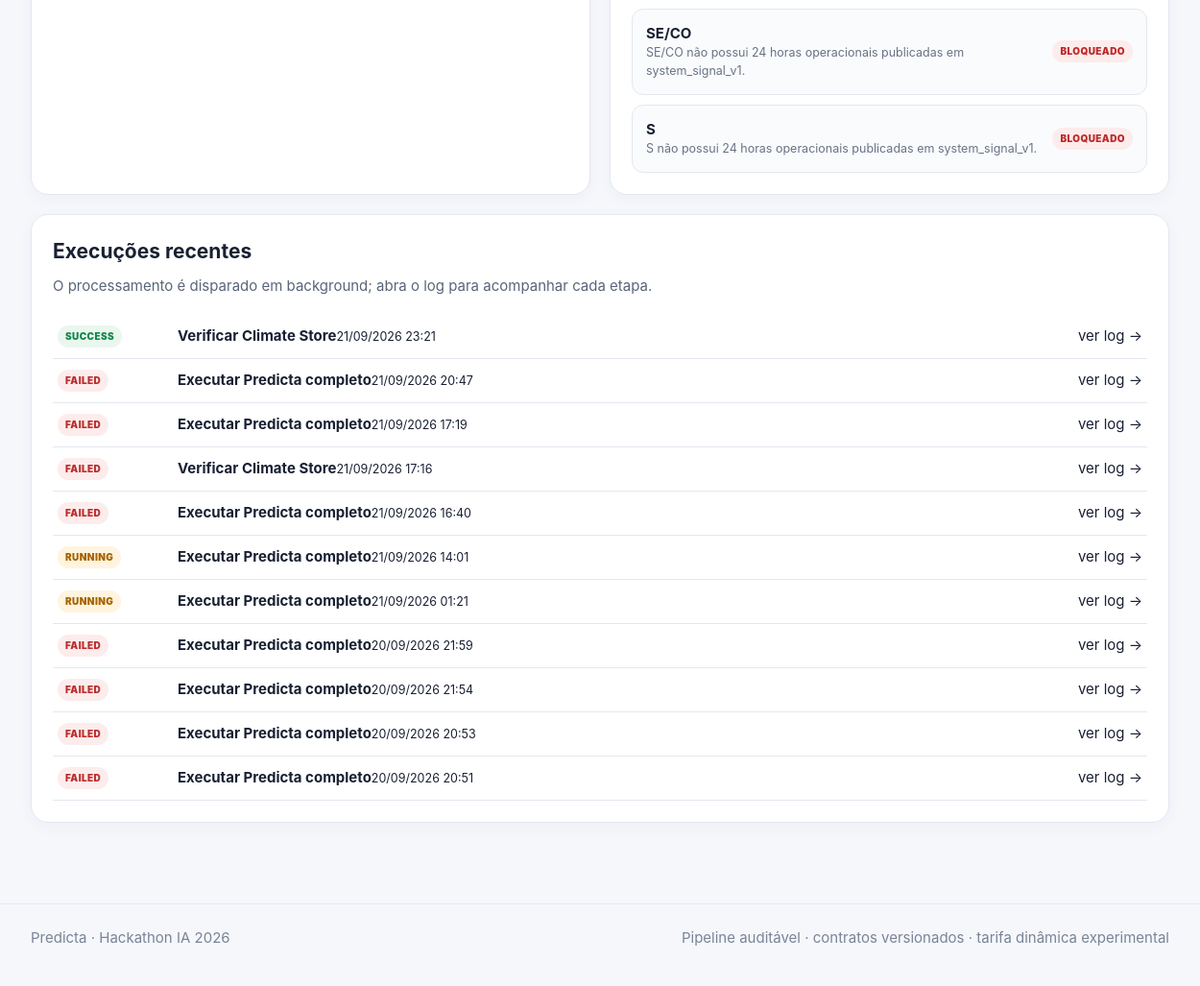
The app's page /automacao/ (lower part), older data.
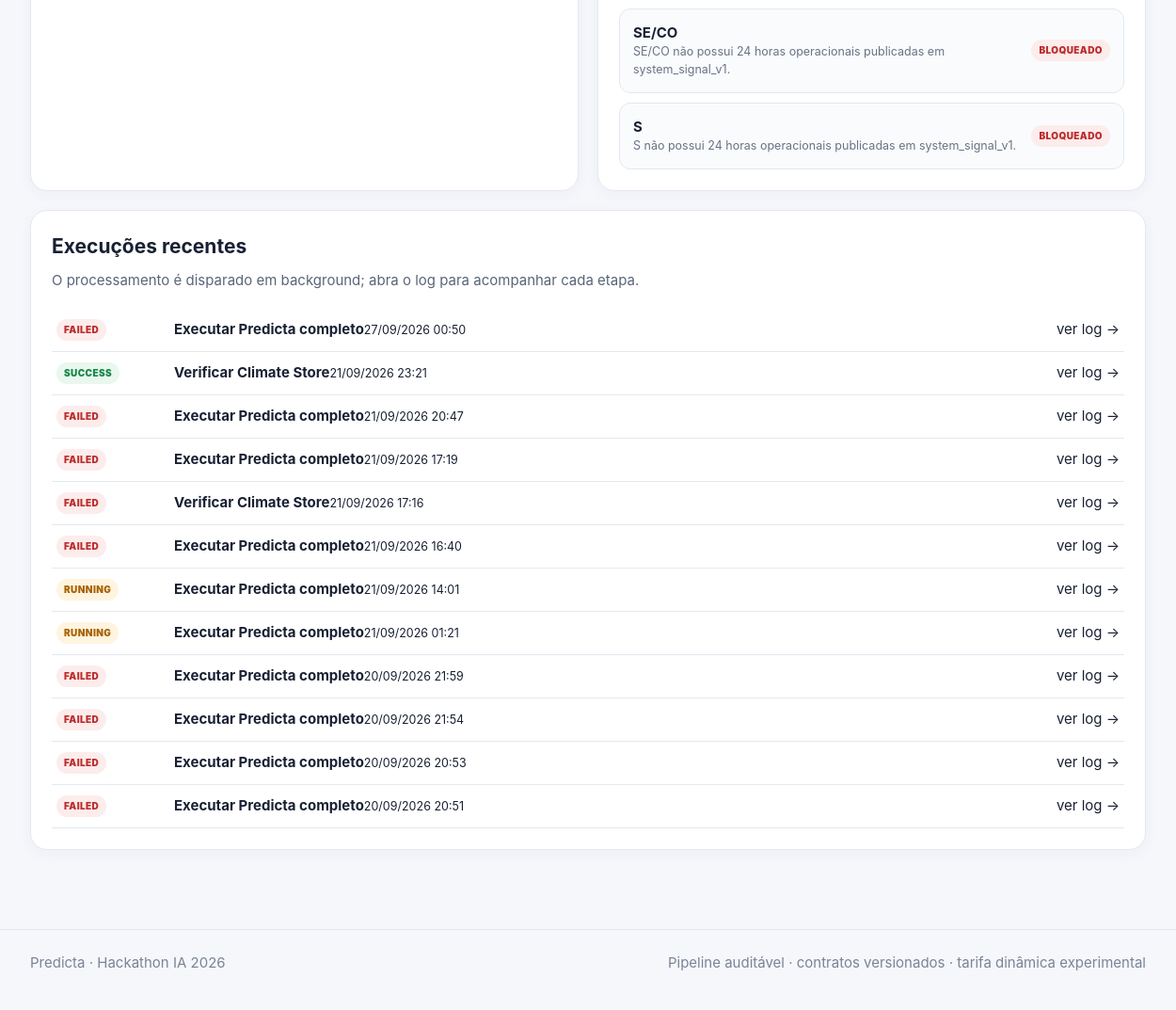
The same page, newer data.
### web/studio/models.py (models this page shows, shortened)
class PipelineRun(models.Model):
    STATUS_CHOICES = [
        ('PENDING', 'Pendente'),
        ('RUNNING', 'Executando'),
        ('SUCCESS', 'Concluído'),
        ('FAILED', 'Falhou'),
        ('CANCELLED', 'Cancelado'),
    ]
    id = models.UUIDField(primary_key=True, default=uuid.uuid4, editable=False)
    stage_id = models.CharField(max_length=80)
    stage_label = models.CharField(max_length=180)
    status = models.CharField(max_length=16, choices=STATUS_CHOICES, default='PENDING')
    parameters = models.JSONField(default=dict, blank=True)
    command = models.JSONField(default=list, blank=True)
    log_path = models.CharField(max_length=500, blank=True)
    pid = models.IntegerField(null=True, blank=True)
    return_code = models.IntegerField(null=True, blank=True)
    output_summary = models.JSONField(default=dict, blank=True)
    error_message = models.TextField(blank=True)
    created_at = models.DateTimeField(auto_now_add=True)
    started_at = models.DateTimeField(null=True, blank=True)
    finished_at = models.DateTimeField(null=True, blank=True)
    class Meta:
        ordering = ['-created_at']

### web/studio/views.py (the view)
# urls.py: path('automacao/',views.automation_page,name='automation'),
def automation_page(request):
    report=_read_json_file(ROOT/'outputs/reports/full_automation.json')
    climate_store=store_inventory(ROOT/'data/climate_store')
    climate_store_coverage=_read_json_file(ROOT/'outputs/reports/climate_store_coverage.json')
    operational=_read_json_file(ROOT/'outputs/reports/operational_24h.json')
    weather=_read_json_file(ROOT/'outputs/reports/operational_weather_24h.json')
    registry=_read_json_file(ROOT/'models/demand/operational_registry.json')
    statuses={
        'load':(ROOT/'data/processed/demand/load_hourly.parquet').exists(),
        'tariffs':(ROOT/'data/processed/tariff/base_tariffs.parquet').exists(),
        'climate_e3':(ROOT/'data/processed/climate/zone_climate_hourly_e3.parquet').exists(),
        'registry':(ROOT/'models/demand/operational_registry.json').exists(),
        'operational_weather':(ROOT/'data/processed/climate/operational_zone_climate_24h.parquet').exists(),
        'system_signal':(ROOT/'outputs/contracts/system_signal_v1.parquet').exists(),
        'climate_store':bool(climate_store.get('total_files')),
    }
    op_rows=[{'region':z,**operational_status(z)} for z in ['N','NE','SE/CO','S']]
    registry_rows=[]
    if registry:
        for z in ['N','NE','SE/CO','S']:
            r=(registry.get('regions') or {}).get(z) or {}
            registry_rows.append({'region':z,**r})
    recent=PipelineRun.objects.filter(stage_id__in=['full_automation','refresh_operational','seed_climate_store','update_climate_store','verify_climate_store'])[:12]
    return render(request,'studio/automation.html',{'page':'automation','full_stage':STAGE_MAP['full_automation'],'refresh_stage':STAGE_MAP['refresh_operational'],'automation_report':report,'operational_report':operational,'weather_report':weather,'registry':registry,'registry_rows':registry_rows,'automation_statuses':statuses,'op_rows':op_rows,'recent_runs':recent,'climate_store':climate_store,'climate_store_coverage':climate_store_coverage})

### web/studio/context_processors.py (called while the page is built)
def project_context(request):
    active = ProjectSetting.objects.filter(key='active_model').first()
    registry_path=Path(settings.PREDICTA_PROJECT_ROOT)/'models/demand/operational_registry.json'
    registry=None
    if registry_path.exists():
        try:registry=json.loads(registry_path.read_text(encoding='utf-8'))
        except Exception:registry=None
    return {
        'project_name': 'Predicta',
        'project_root': str(settings.PREDICTA_PROJECT_ROOT),
        'active_model_global': active.value if active else None,
        'operational_registry_global': registry,
        'pipeline_execution_enabled': settings.PREDICTA_ALLOW_PIPELINE_EXECUTION,
    }

### web/studio/services/datasets.py (called while the page is built)
def _s3_location() -> tuple[str, str] | None:
    configured = os.environ.get('S3_ATANORA', '').strip()
    if not configured:
        return None
    value = configured if '://' in configured else f's3://{configured}'
    parsed = urlparse(value)
    if parsed.scheme != 's3' or not parsed.netloc:
        raise ValueError('S3_ATANORA deve ser um bucket ou uma URI s3://bucket/prefix.')
    return parsed.netloc, parsed.path.strip('/')

### web/studio/templates/studio/automation.html (shortened to what this page needs)
{% extends 'studio/base.html' %}
{% load date_display %}
{% block content %}
<div class="two-col">
<section class="panel">
</section>
<section class="panel">
  <div class="stack-list">
    {% for r in op_rows %}<div class="list-card"><div><b>{{ r.region }}</b><small>{{ r.reason }}</small></div><span class="badge {% if r.available %}status-success{% else %}status-failed{% endif %}">{% if r.available %}READY{% else %}BLOQUEADO{% endif %}</span></div>{% endfor %}
  </div>
</section>
</div>
<section class="panel">
  <div class="panel-head"><div><h2>Execuções recentes</h2><p>O processamento é disparado em background; abra o log para acompanhar cada etapa.</p></div></div>
  <div class="run-list">{% for run in recent_runs %}<a class="run-row" href="{% url 'studio:run_detail' run.id %}"><span class="badge status-{{ run.status|lower }}">{{ run.status }}</span><span><b>{{ run.stage_label }}</b><small>{% human_date run.created_at %}</small></span><span>ver log →</span></a>{% empty %}<div class="empty-state">Nenhuma automação executada ainda.</div>{% endfor %}</div>
</section>
{% endblock %}

Row changes from the older to the newer data that the page shows:
added PipelineRun: status "FAILED", stage_label "Executar Predicta completo", created_at "27/09/2026 00:50"
